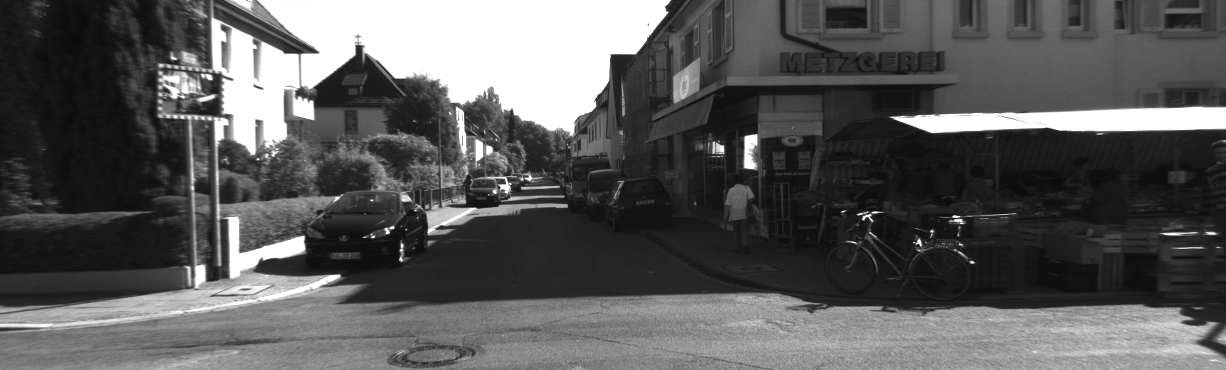
#> input picture bin/data/KITTI_07_L/000000.png, 1226 x 370 px; its folder holds only this picture in this run
$ python vo_epipolar.py
#> lines starting #> are read from the running program, lines starting #| are printed output that depends on the picture; after the words box and inside, x2 and y2 are one past the last pixel; in counts of white or black regions, pixels touching at a corner belong together
import cv2
import numpy as np
import glob

def main(use_5pt=True):
#> called with use_5pt = True
    folder = sorted(glob.glob("../bin/data/KITTI_07_L/*.png"))

    f = 707.0912
    cx = 601.8873
    cy = 183.1104
    min_inlier_num = 100
    K = np.array([[f, 0, cx],
                  [0, f, cy],
                  [0, 0, 1]])

    gray_prev = cv2.imread(folder[0])
#> gray_prev is the input picture: shape (370, 1226, 3); min 9, max 255, mean 89.5
    if gray_prev is None:
        return
    if gray_prev.shape[2] > 1:
        gray_prev = cv2.cvtColor(gray_prev, cv2.COLOR_BGR2GRAY)
#> gray_prev: shape (370, 1226)

    camera_pose = np.eye((4))
    with open("output/vo_epipolar.xyz", "w") as traj:
        for filename in folder:
            image = cv2.imread(filename)
            if image is None:
                continue
            if image.shape[2] > 1:
                gray = cv2.cvtColor(image, cv2.COLOR_BGR2GRAY)
            else:
                gray = image.copy()

            point_prev = cv2.goodFeaturesToTrack(gray_prev, 2000, 0.01, 10)
#> point_prev = 651 rows, first 8: [863, 219], [393, 227], [931, 231], [973, 262], [667, 12], [952, 216], [401, 260], [400, 250]
            point, m_status, err = cv2.calcOpticalFlowPyrLK(
                gray_prev, gray, point_prev, None)
#> point has the same summary as point_prev; m_status = 651 values from 1 to 1; err = 651 values from 0 to 0
            gray_prev = gray

            if use_5pt:
                E, inlier_mask = cv2.findEssentialMat(point_prev, point,
                    focal=f, pp=(cx, cy), method=cv2.RANSAC, prob=0.99, threshold=1)
#> E = [[-1.4e-17, -0.408, -0.408], [0.408, 2.48e-17, -0.408], [0.408, 0.408, -8.35e-19]]; inlier_mask = 651 values from 1 to 1
            else:
                F, inlier_mask = cv2.findFundamentalMat(point_prev, point,
                    cv2.FM_RANSAC, 1, 0.99)
                E = K.T.dot(F).dot(K)

            _, R, t, inlier_mask = cv2.recoverPose(E, point_prev, point, K)
#> R = [[1, 0, 5.55e-17], [0, 1, 0], [-1.11e-16, 1.67e-16, 1]]; t = [0.577, -0.577, 0.577]; inlier_mask = 651 values from 0 to 0
            if np.sum(inlier_mask) > min_inlier_num:
                T = np.eye((4))
                T[:3, :3] = R
                T[:3, 3:] = t
                camera_pose = camera_pose.dot(np.linalg.inv(T))

            for i in range(len(inlier_mask)):
                if inlier_mask[i][0]:
                    cv2.line(image, (point_prev[i, 0, 0], point_prev[i, 0, 1]), (point[i, 0, 0], point[i, 0, 1]), (0, 0, 255))
                else:
                    cv2.line(image, (point_prev[i, 0, 0], point_prev[i, 0, 1]), (point[i, 0, 0], point[i, 0, 1]), (0, 127, 0))
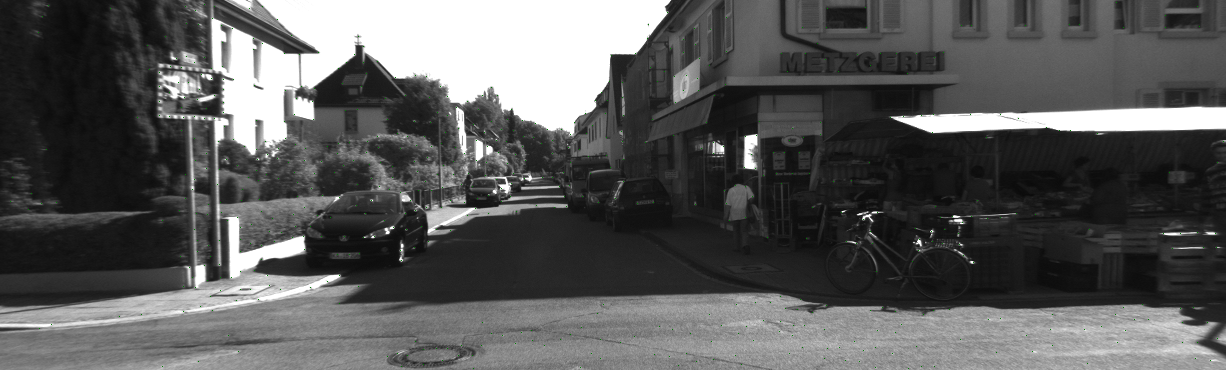
#> image: shape (370, 1226, 3); 0.14% of pixels changed, all inside (x1, y1, x2, y2) = (10, 2, 1224, 369)

            info = "Inliers: %d (%d%%),  XYZ: [%.3f, %.3f, %.3f]" % (
                len(inlier_mask), 100 * len(inlier_mask) / len(point), camera_pose[0, 3], camera_pose[1, 3], camera_pose[2, 3])
            cv2.putText(image, info, (5, 15), cv2.FONT_HERSHEY_PLAIN, 1, (0, 255, 0))
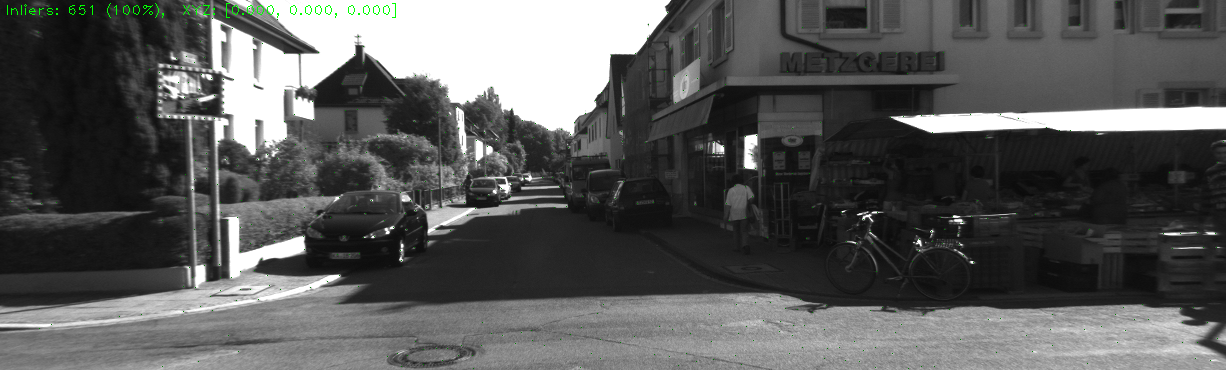
#> image: shape (370, 1226, 3); 0.15% of pixels changed, all inside (x1, y1, x2, y2) = (7, 3, 396, 18)
            traj.write("%.6f %.6f %.6f\n" % (camera_pose[0, 3], camera_pose[1, 3], camera_pose[2, 3]))
            cv2.imshow("3DV Tutorial: Visual Odometry (Epipolar", image)
            if cv2.waitKey(1) & 0xff == ord('q'):
#> (key q is pressed here)
                break

if __name__ == "__main__":
    main()

$ run again, on bin/data/KITTI_07_L/000008.png
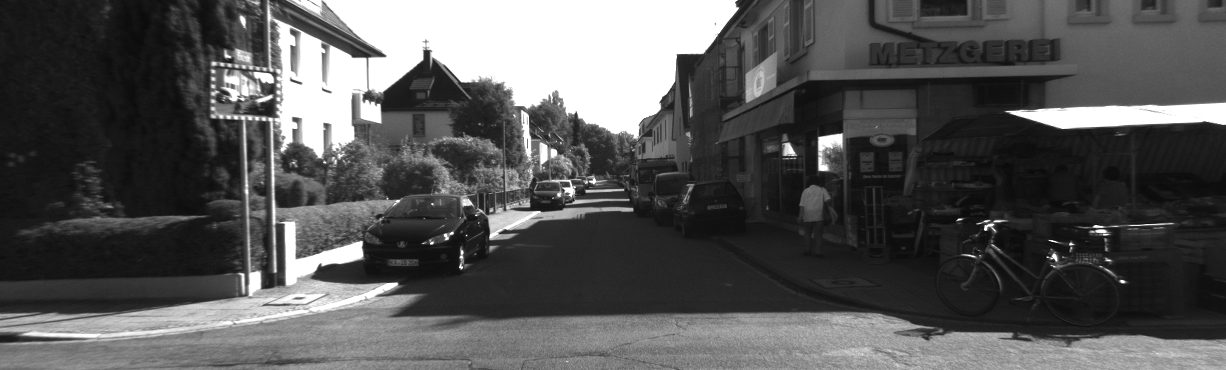
#> input picture bin/data/KITTI_07_L/000008.png, 1226 x 370 px
#> in main, gray_prev is the input picture: shape (370, 1226, 3); min 5, max 255, mean 85.3
#> gray_prev: shape (370, 1226)
#> point_prev = 543 rows, first 8: [985, 229], [1069, 244], [461, 268], [430, 243], [452, 232], [1120, 281], [737, 8], [320, 264]
#> point has the same summary as point_prev; m_status = 543 values from 1 to 1; err = 543 values from 0 to 0
#> in main, `E, inlier_mask = cv2.findEssentialMat(point_prev, point, focal=f, pp=(..`: E = [[-6.14e-18, -0.408, -0.408], [0.408, -3.36e-17, -0.408], [0.408, 0.408, 1.91e-18]]; inlier_mask = 543 values from 1 to 1
#> in main, `_, R, t, inlier_mask = cv2.recoverPose(E, point_prev, point, K)`: R = [[-0.333, -0.667, 0.667], [-0.667, -0.333, -0.667], [0.667, -0.667, -0.333]]; t = [-0.577, 0.577, -0.577]; inlier_mask = 543 values from 0 to 0
#> after the loop in main, `for i in range(len(inlier_mask)):`:
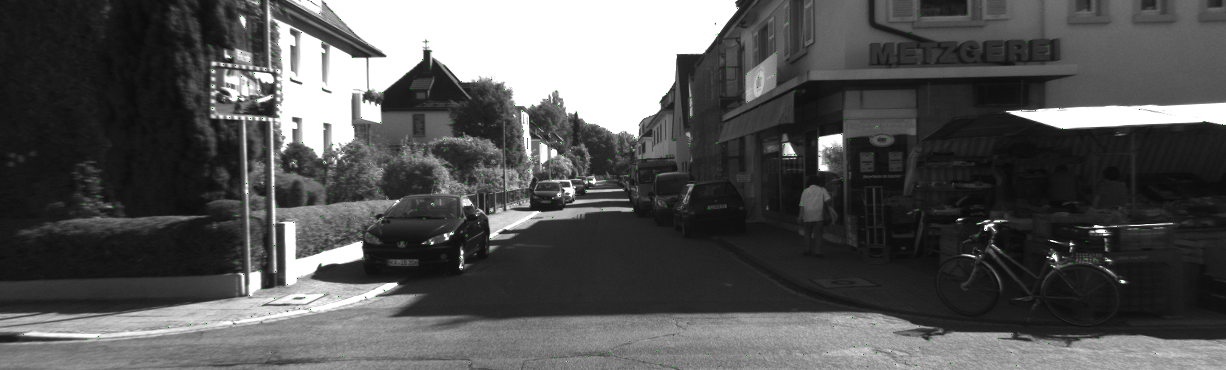
#> image: shape (370, 1226, 3); 0.12% of pixels changed, all inside (x1, y1, x2, y2) = (23, 1, 1223, 368)
#> in main, `cv2.putText(image, info, (5, 15), cv2.FONT_HERSHEY_PLAIN, 1, (0, 255, ..`:
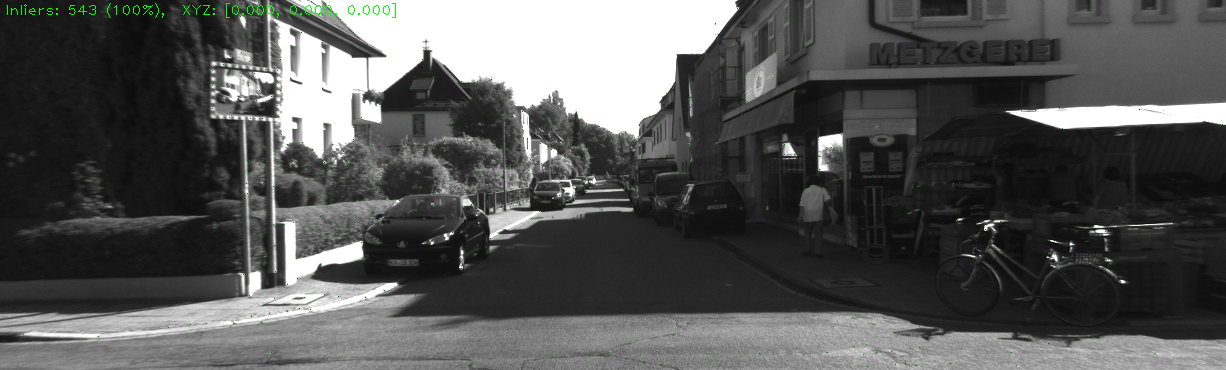
#> image: shape (370, 1226, 3); 0.15% of pixels changed, all inside (x1, y1, x2, y2) = (7, 3, 396, 18)

$ run again, on bin/data/KITTI_07_L/000009.png
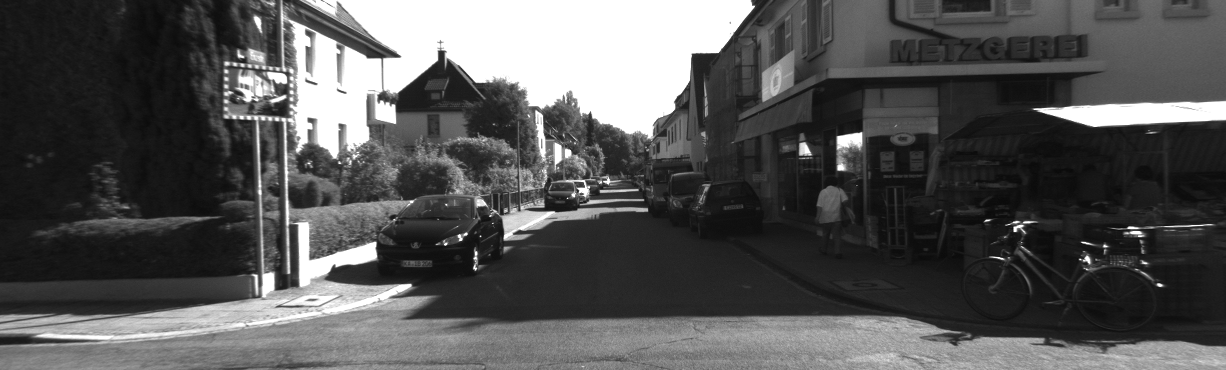
#> input picture bin/data/KITTI_07_L/000009.png, 1226 x 370 px
#> in main, gray_prev is the input picture: shape (370, 1226, 3); min 10, max 255, mean 84.4
#> gray_prev: shape (370, 1226)
#> point_prev = 729 rows, first 8: [1014, 231], [475, 269], [753, 6], [466, 233], [1157, 284], [445, 244], [1103, 246], [861, 133]
#> point has the same summary as point_prev; m_status = 729 values from 1 to 1; err = 729 values from 0 to 0
#> in main, `E, inlier_mask = cv2.findEssentialMat(point_prev, point, focal=f, pp=(..`: E = [[8.78e-18, -0.408, -0.408], [0.408, 8.33e-17, -0.408], [0.408, 0.408, -9.3e-19]]; inlier_mask = 729 values from 1 to 1
#> in main, `_, R, t, inlier_mask = cv2.recoverPose(E, point_prev, point, K)`: R = [[-0.333, -0.667, 0.667], [-0.667, -0.333, -0.667], [0.667, -0.667, -0.333]]; t = [0.577, -0.577, 0.577]; inlier_mask = 729 values from 0 to 0
#> after the loop in main, `for i in range(len(inlier_mask)):`:
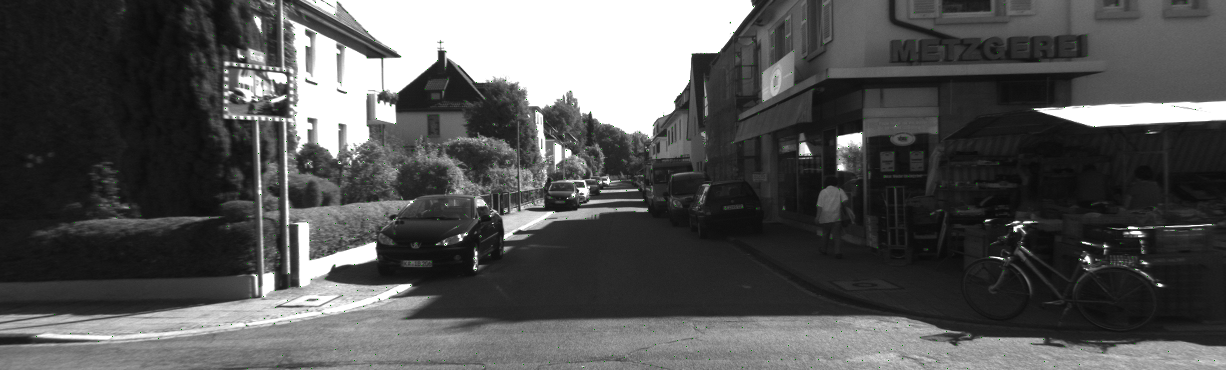
#> image: shape (370, 1226, 3); 0.16% of pixels changed, all inside (x1, y1, x2, y2) = (36, 2, 1215, 369)
#> in main, `cv2.putText(image, info, (5, 15), cv2.FONT_HERSHEY_PLAIN, 1, (0, 255, ..`:
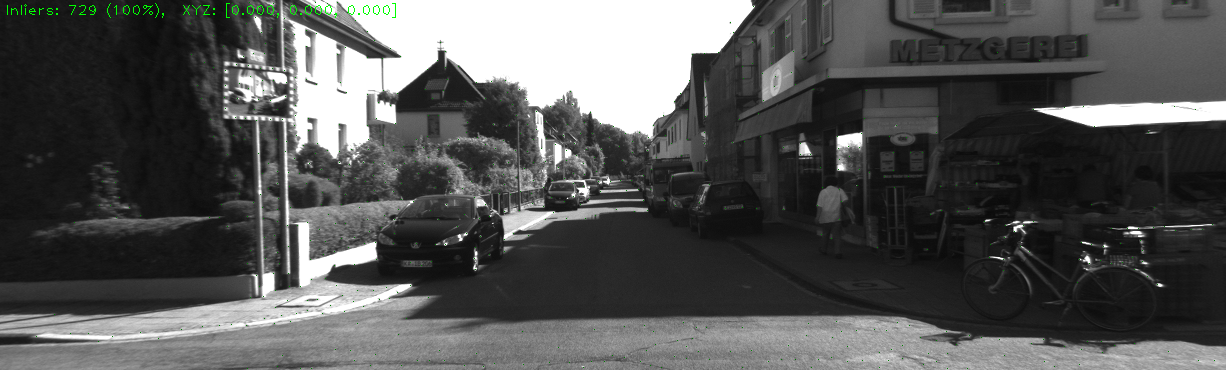
#> image: shape (370, 1226, 3); 0.15% of pixels changed, all inside (x1, y1, x2, y2) = (7, 3, 396, 18)

$ run again, on bin/data/KITTI_07_L/000004.png
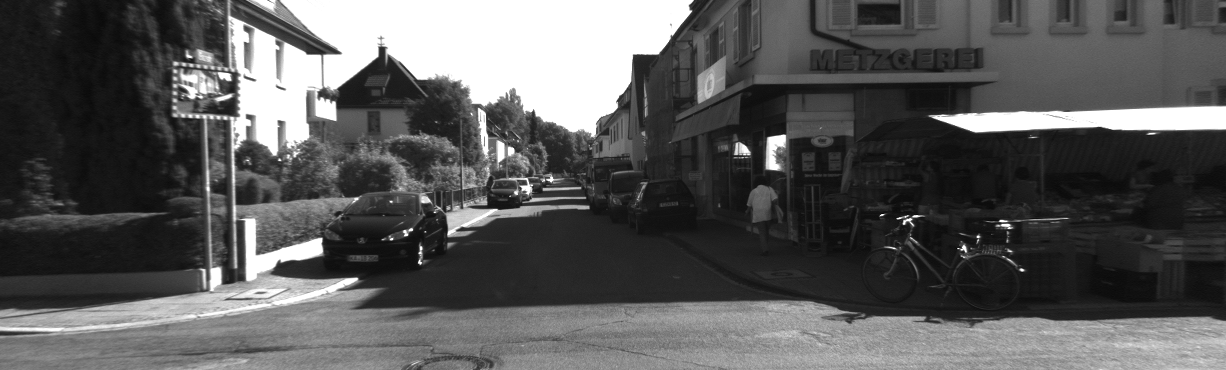
#> input picture bin/data/KITTI_07_L/000004.png, 1226 x 370 px
#> in main, gray_prev is the input picture: shape (370, 1226, 3); min 4, max 255, mean 88.6
#> gray_prev: shape (370, 1226)
#> point_prev = 681 rows, first 8: [977, 236], [903, 224], [412, 229], [420, 263], [404, 235], [999, 221], [1020, 269], [690, 11]
#> point has the same summary as point_prev; m_status = 681 values from 1 to 1; err = 681 values from 0 to 0
#> in main, `E, inlier_mask = cv2.findEssentialMat(point_prev, point, focal=f, pp=(..`: E = [[-1.79e-17, -0.408, -0.408], [0.408, 6.08e-17, -0.408], [0.408, 0.408, 6.15e-18]]; inlier_mask = 681 values from 1 to 1
#> in main, `_, R, t, inlier_mask = cv2.recoverPose(E, point_prev, point, K)`: R = [[1, 5e-16, -3.89e-16], [-7.22e-16, 1, -4.44e-16], [-2.78e-16, 2.78e-16, 1]]; t = [0.577, -0.577, 0.577]; inlier_mask = 681 values from 0 to 0
#> after the loop in main, `for i in range(len(inlier_mask)):`:
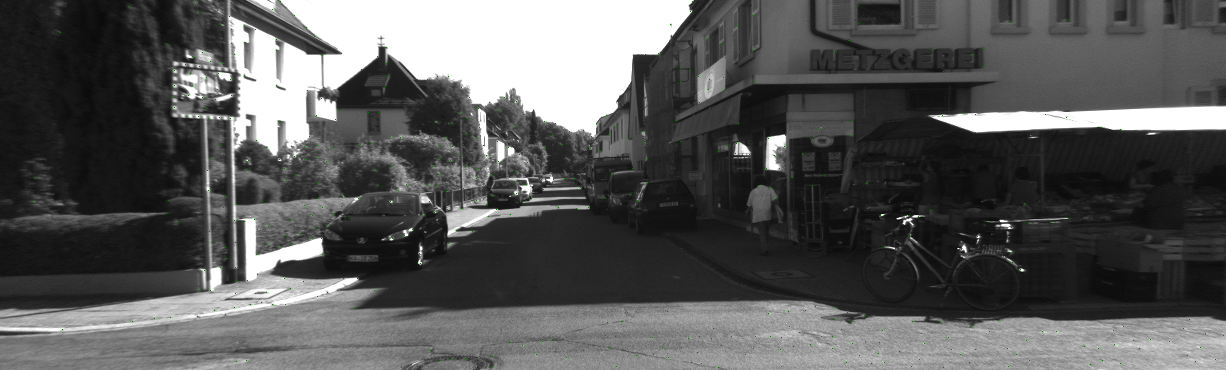
#> image: shape (370, 1226, 3); 0.15% of pixels changed, all inside (x1, y1, x2, y2) = (32, 1, 1224, 368)
#> in main, `cv2.putText(image, info, (5, 15), cv2.FONT_HERSHEY_PLAIN, 1, (0, 255, ..`:
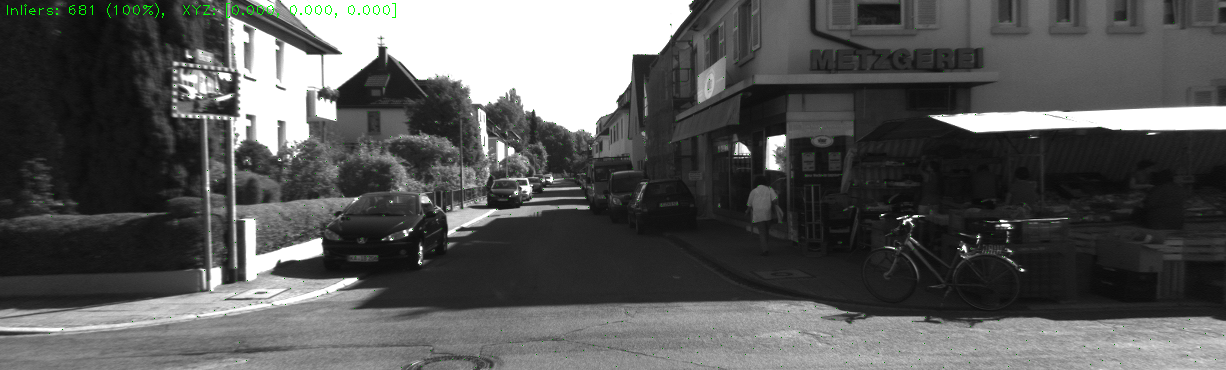
#> image: shape (370, 1226, 3); 0.15% of pixels changed, all inside (x1, y1, x2, y2) = (7, 3, 396, 18)
